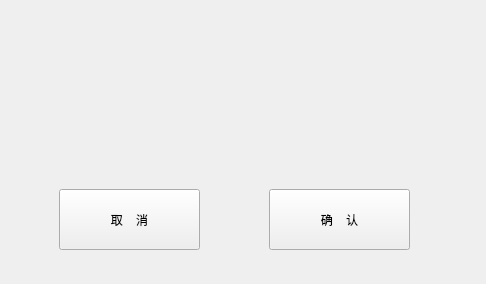
<?xml version="1.0" encoding="UTF-8"?>
<ui version="4.0">
 <class>CommonDialog</class>
 <widget class="QDialog" name="CommonDialog">
  <property name="geometry">
   <rect>
    <x>0</x>
    <y>0</y>
    <width>486</width>
    <height>284</height>
   </rect>
  </property>
  <property name="windowTitle">
   <string>Dialog</string>
  </property>
  <widget class="QStackedWidget" name="stackedWidget">
   <property name="geometry">
    <rect>
     <x>-1</x>
     <y>-1</y>
     <width>481</width>
     <height>281</height>
    </rect>
   </property>
   <property name="currentIndex">
    <number>2</number>
   </property>
   <widget class="QWidget" name="page_1">
    <widget class="QProgressBar" name="progressBar">
     <property name="geometry">
      <rect>
       <x>70</x>
       <y>130</y>
       <width>341</width>
       <height>71</height>
      </rect>
     </property>
     <property name="value">
      <number>24</number>
     </property>
    </widget>
   </widget>
   <widget class="QWidget" name="page_2">
    <widget class="QPushButton" name="P2_btn_ok">
     <property name="geometry">
      <rect>
       <x>160</x>
       <y>200</y>
       <width>141</width>
       <height>61</height>
      </rect>
     </property>
     <property name="text">
      <string>确    认</string>
     </property>
    </widget>
    <widget class="QLabel" name="P2_label_msg">
     <property name="geometry">
      <rect>
       <x>0</x>
       <y>70</y>
       <width>481</width>
       <height>101</height>
      </rect>
     </property>
     <property name="text">
      <string/>
     </property>
    </widget>
   </widget>
   <widget class="QWidget" name="page_3">
    <widget class="QPushButton" name="P3_btn_cancel">
     <property name="geometry">
      <rect>
       <x>60</x>
       <y>190</y>
       <width>141</width>
       <height>61</height>
      </rect>
     </property>
     <property name="text">
      <string>取    消</string>
     </property>
    </widget>
    <widget class="QPushButton" name="P3_btn_ok">
     <property name="geometry">
      <rect>
       <x>270</x>
       <y>190</y>
       <width>141</width>
       <height>61</height>
      </rect>
     </property>
     <property name="text">
      <string>确    认</string>
     </property>
    </widget>
    <widget class="QLabel" name="P3_label_msg">
     <property name="geometry">
      <rect>
       <x>0</x>
       <y>60</y>
       <width>481</width>
       <height>101</height>
      </rect>
     </property>
     <property name="text">
      <string/>
     </property>
    </widget>
   </widget>
  </widget>
 </widget>
 <resources/>
 <connections/>
</ui>
